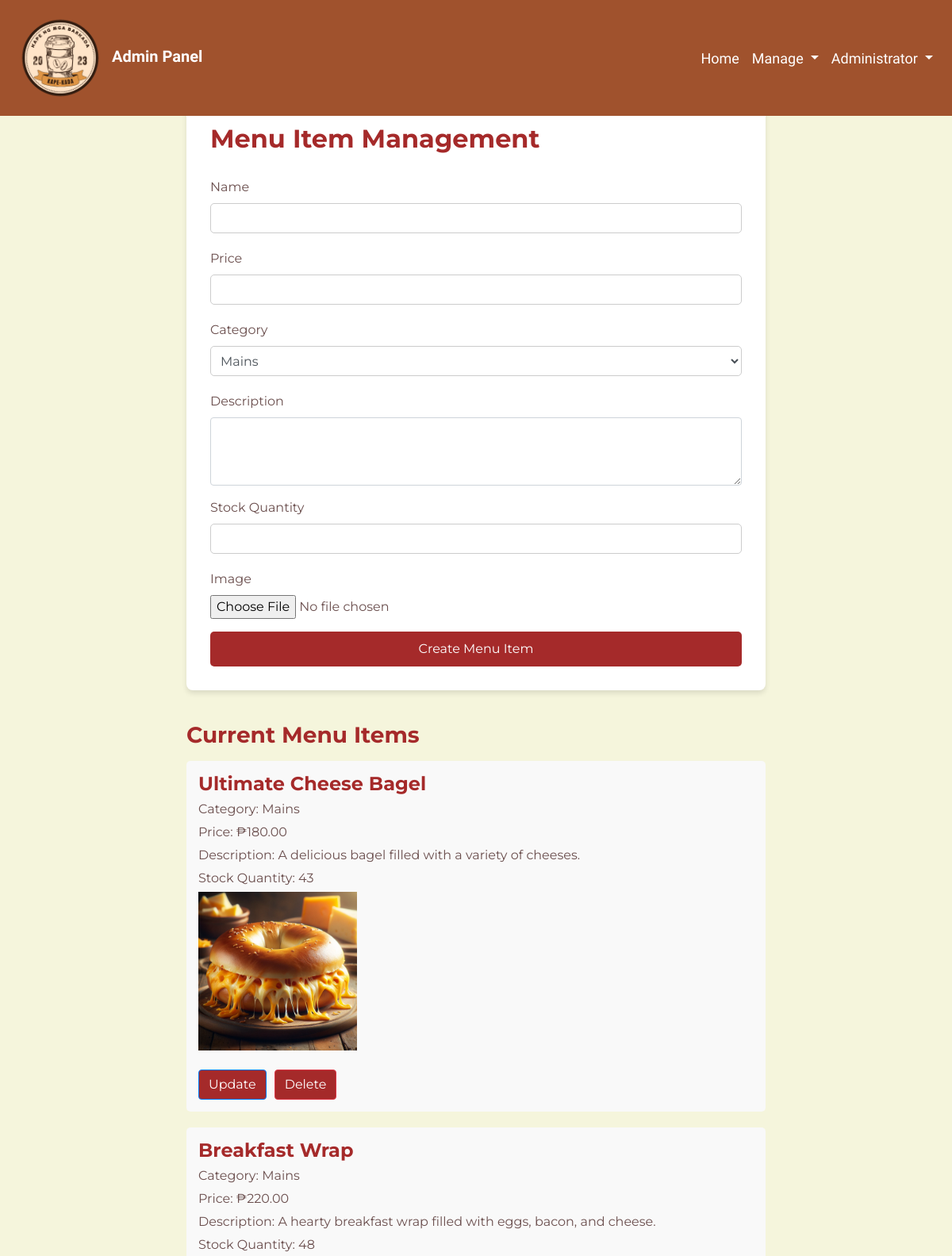
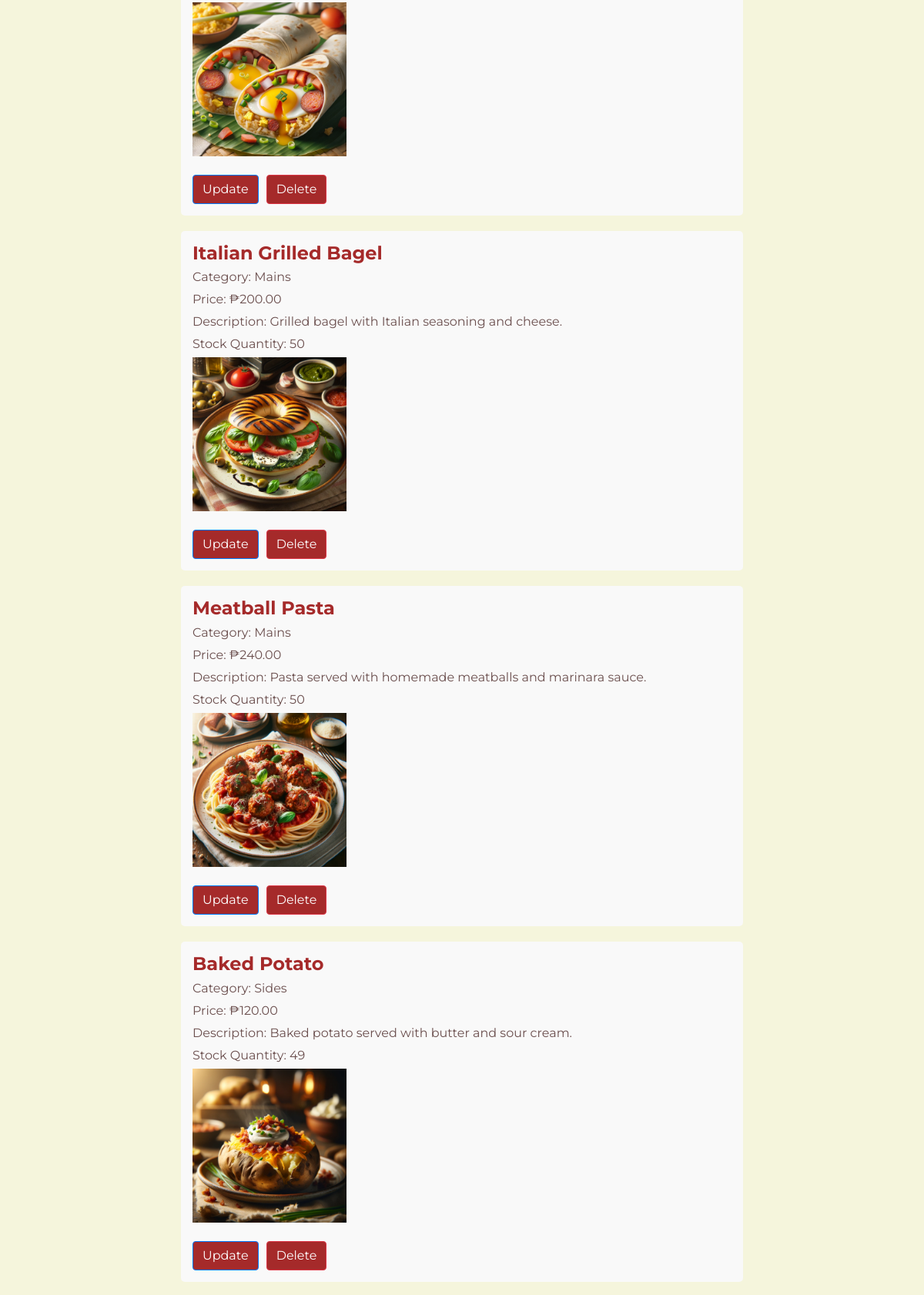
Page /admin_menu.php (upper part) on the committed database (2 pictures, top to bottom).
### tables this page shows
CREATE TABLE `menu_items` (
  `id` int(11) NOT NULL,
  `name` varchar(100) NOT NULL,
  `category` varchar(50) NOT NULL,
  `price` decimal(10,2) NOT NULL,
  `description` text DEFAULT NULL,
  `stock_quantity` int(11) NOT NULL,
  `image` varchar(60) NOT NULL
);

### admin_menu.php (the view, shortened to what this page needs)
<?php
include 'admin_navbar.php';
include 'db_connection.php';
$sql = "SELECT * FROM menu_items";
$result = mysqli_query($conn, $sql);
$menu_items = [];
if (mysqli_num_rows($result) > 0) {
    while ($row = mysqli_fetch_assoc($result)) {
        $menu_items[] = $row;
    }
}
?>
<!DOCTYPE html>
<html lang="en">
<head>
    <link rel="stylesheet" href="https://stackpath.bootstrapcdn.com/bootstrap/4.5.2/css/bootstrap.min.css">
</head>
<body>
<div class="container">
    <div class="row justify-content-center">
        <div class="col-md-8">
            <div class="promotion-container">
                <h2 class="promotion-title">Menu Item Management</h2>
                <form class="promotion-form" method="post" action="<?php echo htmlspecialchars($_SERVER["PHP_SELF"]); ?>" enctype="multipart/form-data">
                    <div class="form-group">
                        <label for="name">Name</label>
                        <input type="text" class="form-control" id="name" name="name" required>
                    </div>
                    <div class="form-group">
                        <label for="price">Price</label>
                        <input type="number" class="form-control" id="price" name="price" min="0.01" step="0.01" required>
                    </div>
                    <div class="form-group">
                        <label for="category">Category</label>
                        <select class="form-control" id="category" name="category" required>
                            <option value="Mains">Mains</option>
                        </select>
                    </div>
                    <div class="form-group">
                        <label for="description">Description</label>
                        <textarea class="form-control" id="description" name="description" rows="3" required></textarea>
                    </div>
                    <div class="form-group">
                        <label for="stock_quantity">Stock Quantity</label>
                        <input type="number" class="form-control" id="stock_quantity" name="stock_quantity" min="0" required>
                    </div>
                    <div class="form-group">
                        <label for="image">Image</label>
                        <input type="file" class="form-control-file" id="image" name="image" accept="image/*" required>
                    </div>
                    <button type="submit" class="btn btn-block" name="create_item">Create Menu Item</button>
                </form>
            </div>
            <div class="promotion-list">
                <h3 class="promotion-title">Current Menu Items</h3>
                <?php if (!empty($menu_items)) : ?>
                    <?php foreach ($menu_items as $key => $menu_item) : ?>
                        <div class="promotion-item" id="item_<?php echo $key; ?>">
                            <h4><?php echo $menu_item['name']; ?></h4>
                            <p>Category: <?php echo $menu_item['category']; ?></p>
                            <p>Price: ₱<?php echo number_format($menu_item['price'], 2); ?></p>
                            <p>Description: <?php echo $menu_item['description']; ?></p>
                            <p>Stock Quantity: <?php echo $menu_item['stock_quantity']; ?></p>
                            <img src="images/<?php echo $menu_item['image']; ?>" alt="Menu Item Image" width = 200>
                            <br><br>
                            <div class="promotion-buttons">
                                <form method="post" action="update_menu.php">
                                    <button type="submit" class="btn btn-primary update-btn">Update</button>
                                </form>
                                <form method="post" action="<?php echo htmlspecialchars($_SERVER["PHP_SELF"]); ?>">
                                    <button type="submit" class="btn btn-danger delete-btn" onclick="return confirm('Are you sure you want to delete this menu item?')">Delete</button>
                                </form>
                            </div>
                        </div>
                    <?php endforeach; ?>
                <?php else : ?>
                    <p>No menu items available.</p>
                <?php endif; ?>
            </div>
        </div>
    </div>
</div>
</body>
</html>

### admin_navbar.php (style rules this page uses)
body { padding-top: 56px; color: #FFFFFF; }

### admin_menu.php (style rules this page uses)
body { background-color: #F5F5DC; color: #6B4F4E; font-family: 'Montserrat', sans-serif; }
.container { margin-top: 70px; }
.promotion-container { background-color: #FFFFFF; padding: 30px; border-radius: 8px; box-shadow: 0 4px 6px rgba(0, 0, 0, 0.1); }
.promotion-title { color: #A52A2A; font-weight: 700; margin-bottom: 30px; }
.promotion-form input[type="text"], .promotion-form input[type="number"], .promotion-form select { margin-bottom: 20px; border: 1px solid #ccc; border-radius: 5px; padding: 8px; width: 100%; }
.promotion-form button[type="submit"] { background-color: #A52A2A; color: #FFFFFF; border: none; border-radius: 5px; padding: 10px 20px; cursor: pointer; }
.promotion-list h3 { margin-top: 40px; margin-bottom: 15px; }
.promotion-list .promotion-item { background-color: #F9F9F9; padding: 15px; margin-bottom: 20px; border-radius: 5px; }
.promotion-list .promotion-item h4 { color: #A52A2A; font-weight: 700; margin-bottom: 5px; }
.promotion-list .promotion-item p { margin-bottom: 5px; }
.promotion-buttons { display: flex; }
.promotion-buttons .delete-btn, .promotion-buttons .update-btn { margin-right: 10px; }
.promotion-buttons .delete-btn { background-color: #A52A2A; color: #FFFFFF; }
.promotion-buttons .update-btn { background-color: #A52A2A; color: #FFFFFF; }

### rows in the picture
menu_items: name "Ultimate Cheese Bagel", category "Mains", price "180.00", description "A delicious bagel filled with a variety of cheeses.", stock_quantity "43", image (picture)
menu_items: name "Breakfast Wrap", category "Mains", price "220.00", description "A hearty breakfast wrap filled with eggs, bacon, and cheese.", stock_quantity "48", image (picture)
menu_items: name "Italian Grilled Bagel", category "Mains", price "200.00", description "Grilled bagel with Italian seasoning and cheese.", stock_quantity "50", image (picture)
menu_items: name "Meatball Pasta", category "Mains", price "240.00", description "Pasta served with homemade meatballs and marinara sauce.", stock_quantity "50", image (picture)
menu_items: name "Baked Potato", category "Sides", price "120.00", description "Baked potato served with butter and sour cream.", stock_quantity "49", image (picture)
